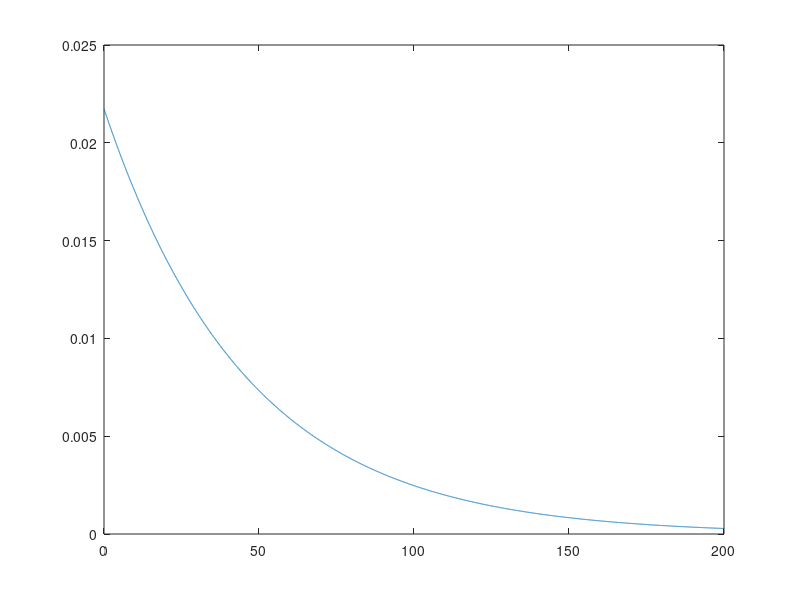

MATLAB code for this plot: (Note: this script raises an error after producing the figure.)
%% a)
f = @(x) 1/46 * exp(-x ./ 46);
x = linspace(0, 200, 10001);

figure(1);
plot(x, f(x))

%% d)
figure(2);
data = exprnd(46, [1, 1000]);
histogram(data, 'Normalization', 'pdf' )

%The density histogram closely follows the curve in part a)

%% iii)
x_mean = mean(data)
%The mean for the vector is very close to the true mean in part b)

%% iv)
% num_accident_greater_than_30 = data(data > 30);
p30 = numel(data(data > 30)) / 1000
% The proportion of values greater than 30 is close to 
% true value by around 0.05
